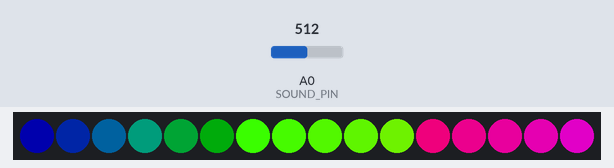
A sketch run on a simulated Arduino Uno, built with avr-gcc and run on an emulated ATmega328P. On the bench: 16 RGB LEDs in strip order, left to right. The test bench sets the inputs (shaded band); at power-on: A0 (SOUND_PIN) = 512. Random numbers use the default seed unless the sketch sets one.

Above: at 2.16 s.
At 5.27 s:
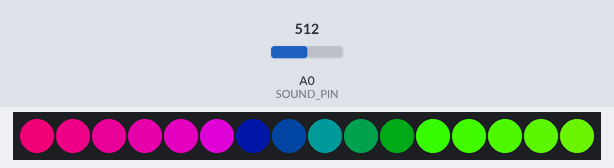
At 10.89 s:
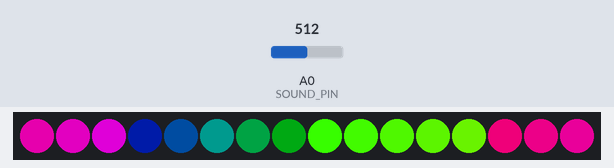
At 20.93 s:
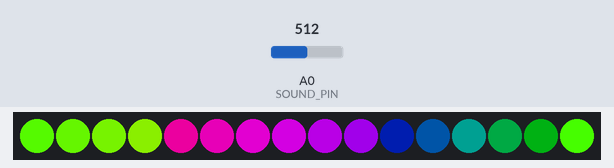
At 29.8 s:
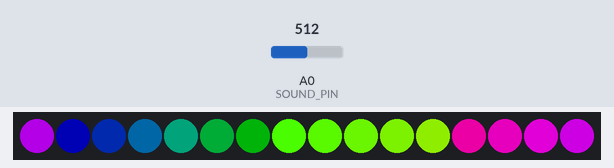
At 39.72 s:
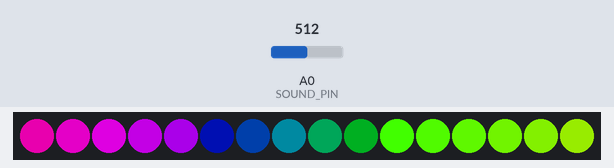

The sketch:

v0.1.ino
```cpp
#include <FastLED.h>

#define NUM_LEDS 16

// Data pin that led data will be written out over
#define DATA_PIN 6

#define SOUND_PIN A0


CRGB leds[NUM_LEDS];
int soundVal = 0;


void setup() {
  Serial.begin(9600);
  // sanity check delay - allows reprogramming if accidently blowing power w/leds
  pinMode(SOUND_PIN, INPUT);
  delay(2000);
  FastLED.addLeds<WS2812B, DATA_PIN, GRB>(leds, NUM_LEDS);
}

void loop() {

  soundVal = analogRead(SOUND_PIN);
//  Serial.println(soundVal);

//  audio_1(soundVal);

  int wait=random(10,30);
  int dim=random(4,6);
  int max_cycles=8;
  int cycles=random(1,max_cycles+1);

  rainbowCycle(wait, cycles, dim);


//  for (int i = 0; i < NUM_LEDS; i++) {
//    leds[i] = CRGB(255,0,0);
//    FastLED.show();
//    delay(500);
//  }
//
//  for (int i = NUM_LEDS - 1; i >= 0; i--) {
//    leds[i] = CRGB(0,255,0);
//    FastLED.show();
//    delay(500);
//  }

//   lightning(CRGB::White,20,50,250);
}

void audio_1(int sVal) {
  Serial.println(sVal);
  if (sVal < 250) {
    for (int i = 0; i < NUM_LEDS; i++) {
      leds[i] = CRGB(0, 0, 0);
    }
  } else if (sVal >= 250 && sVal < 450) {
    for (int i = 0; i < NUM_LEDS; i++) {
      if (i < 1)
        leds[i] = CRGB(0, 255, 255);
      else
        leds[i] = CRGB(0, 0, 0);
    }
  } else if (sVal >= 450 && sVal < 650) {
    for (int i = 0; i < NUM_LEDS; i++) {
      if (i < 2)
        leds[i] = CRGB(255, 0, 255);
      else
        leds[i] = CRGB(0, 0, 0);
    }
  } else {
    for (int i = 0; i < NUM_LEDS; i++) {
      leds[i] = CRGB(255, 255, 0);
    }
  }
  FastLED.show();
  delay(10);
}

void lightning(CRGB c, int simultaneous, int cycles, int speed){
  int flashes[simultaneous];

  for(int i=0; i<cycles; i++){
    for(int j=0; j<simultaneous; j++){
      int idx = random(NUM_LEDS);
      flashes[j] = idx;
      leds[idx] = c ? c : randomColor();
    }
    FastLED.show();
    delay(speed);
    for(int s=0; s<simultaneous; s++){
      leds[flashes[s]] = CRGB::Black;
    }
    delay(speed);
  }
}

void rainbowCycle(int wait, int cycles, int dim) {

  //loop several times with same configurations and same delay
  for(int cycle=0; cycle < cycles; cycle++){

    byte dir=random(0,2);
    int k=255;

    //loop through all colors in the wheel
    for (int j=0; j < 256; j++,k--) {

      if(k<0) {
        k=255;
      }

      //Set RGB color of each LED
      for(int i=0; i<NUM_LEDS; i++) {

        CRGB ledColor = wheel(((i * 256 / NUM_LEDS) + (dir==0?j:k)) % 256,dim);
        leds[i]=ledColor;

      }

      FastLED.show();
      FastLED.delay(wait);
    }
  }

}

CRGB wheel(int WheelPos, int dim) {
  CRGB color;
  if (85 > WheelPos) {
   color.r=0;
   color.g=WheelPos * 3/dim;
   color.b=(255 - WheelPos * 3)/dim;;
  }
  else if (170 > WheelPos) {
   color.r=WheelPos * 3/dim;
   color.g=(255 - WheelPos * 3)/dim;
   color.b=0;
  }
  else {
   color.r=(255 - WheelPos * 3)/dim;
   color.g=0;
   color.b=WheelPos * 3/dim;
  }
  return color;
}

CRGB Wheel(byte WheelPos) {
  if(WheelPos < 85) {
    return CRGB(WheelPos * 3, 255 - WheelPos * 3, 0);
  }
  else if(WheelPos < 170) {
    WheelPos -= 85;
    return CRGB(255 - WheelPos * 3, 0, WheelPos * 3);
  }
  else {
    WheelPos -= 170;
    return CRGB(0, WheelPos * 3, 255 - WheelPos * 3);
  }
}

CRGB randomColor(){
  return Wheel(random(256));
}
```
